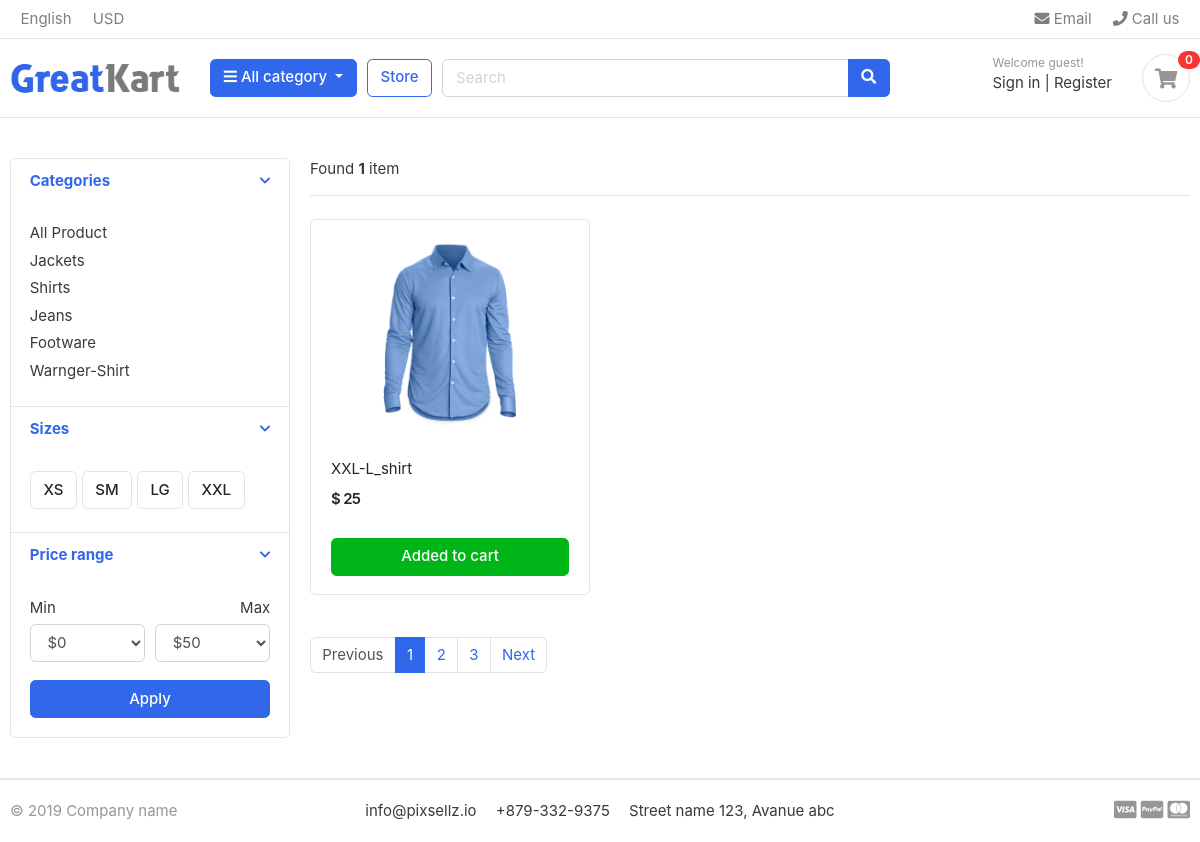
Page /store/shirts/ on the committed database.
### category/models.py (models this page shows, shortened)
class Category(models.Model):
    category_name = models.CharField(max_length=100, unique=True)
    category_slug = models.SlugField(max_length=100, unique=True , auto_created=True) ##nothing but url
    category_description = models.TextField(max_length=300 , blank=True) #blank=True means its not mandatory
    category_img = models.ImageField(upload_to='photos/category/' , blank=True) #blank=True means its not mandatory
    category_created_date = models.DateTimeField(auto_now_add=True)
    category_updated_date = models.DateTimeField(auto_now=True)
    class Meta:
        verbose_name = "category"
        verbose_name_plural = "categories" ##just to make plural form of category in admin panel
    def get_url(self):
        return reverse('products_by_category' , args = [self.category_slug])  ##to make dynamic url for each category

### store/models.py (models this page shows, shortened)
class product(models.Model):
    product_name = models.CharField(max_length=200, unique=True)
    product_slug = models.SlugField(max_length=200, unique=True , help_text="a label for URL config" , auto_created=True) ##nothing but url
    priduct_description = models.TextField(max_length=500, blank=True)
    product_price = models.IntegerField()
    product_image = models.ImageField(upload_to='photos/products')
    product_stock = models.IntegerField()
    is_available  = models.BooleanField(default=True)
    category_fk   = models.ForeignKey(Category, on_delete=models.CASCADE) #Foreign key to link with category table
    product_created_date = models.DateTimeField(auto_now_add=True)
    product_updated_date = models.DateTimeField(auto_now=True)
    def get_url(self):
        return reverse('product_details' , args=[self.category_fk.category_slug , self.product_slug])  ##to make dynamic url for each product

### store/views.py (the view)
# urls.py: path("store/" , include("store.urls")),
def store(request , category_slug=None):
    category = None
    products = None
    if category_slug != None:
        category = get_object_or_404(Category , category_slug=category_slug)
        products = product.objects.filter(category_fk=category , is_available=True)
        product_count = products.count()
    else:
        products = product.objects.all().filter(is_available=True)
        product_count = products.count()
    context = {
        'product': products,
        'products_count': product_count
    }
    return render(request , "store/store.html" , context = context)

### category/context_proccesor.py (called while the page is built)
def list_category(request):
    category_link = Category.objects.all()
    context = {
        'category': category_link
    }
    return context

### templates/store/store.html (shortened to what this page needs)
{% extends 'base.html' %}
{% block content %}
{% load static %}
<section class="section-content padding-y">
    <div class="container">
        <div class="row">
            <aside class="col-md-3">
                <div class="card">
                    <article class="filter-group">
                        <header class="card-header">
                            <a href="#" data-toggle="collapse" data-target="#collapse_1" aria-expanded="true" class="">
                                <i class="icon-control fa fa-chevron-down"></i>
                                <h6 class="title">Categories</h6>
                            </a>
                        </header>
                        <div class="filter-content collapse show" id="collapse_1">
                            <div class="card-body">
                                <ul class="list-menu">
                                    <li><a href="{% url 'store' %}">All Product</a></li>
                                </ul>
                                {% for cat in category %}
                                <ul class="list-menu">
                                    <li><a href="{{ cat.get_url }}">{{cat.category_name}} </a></li>
                                </ul>
                                {% endfor %}
                            </div>
                        </div>
                    </article>
                    <article class="filter-group">
                        <header class="card-header">
                            <a href="#" data-toggle="collapse" data-target="#collapse_4" aria-expanded="true" class="">
                                <i class="icon-control fa fa-chevron-down"></i>
                                <h6 class="title">Sizes </h6>
                            </a>
                        </header>
                        <div class="filter-content collapse show" id="collapse_4">
                            <div class="card-body">
                                <label class="checkbox-btn">
                                    <span class="btn btn-light"> XS </span>
                                </label>
                                <label class="checkbox-btn">
                                    <span class="btn btn-light"> SM </span>
                                </label>
                                <label class="checkbox-btn">
                                    <span class="btn btn-light"> LG </span>
                                </label>
                                <label class="checkbox-btn">
                                    <span class="btn btn-light"> XXL </span>
                                </label>
                            </div>
                        </div>
                    </article>
                    <article class="filter-group">
                        <header class="card-header">
                            <a href="#" data-toggle="collapse" data-target="#collapse_3" aria-expanded="true" class="">
                                <i class="icon-control fa fa-chevron-down"></i>
                                <h6 class="title">Price range </h6>
                            </a>
                        </header>
                        <div class="filter-content collapse show" id="collapse_3">
                            <div class="card-body">
                                <div class="form-row">
                                    <div class="form-group col-md-6">
                                        <label>Min</label>
                                        <select class="mr-2 form-control">
                                            <option value="0">$0</option>
                                        </select>
                                    </div>
                                    <div class="form-group text-right col-md-6">
                                        <label>Max</label>
                                        <select class="mr-2 form-control">
                                            <option value="50">$50</option>
                                        </select>
                                    </div>
                                </div>
                                <button class="btn btn-block btn-primary">Apply</button>
                            </div>
                        </div>
                    </article>
                </div>
            </aside>
            <main class="col-md-9">
                <header class="border-bottom mb-4 pb-3">
                    {% if products_count %}
                    <div class="form-inline">
                        <span class="mr-md-auto">Found <b>{{products_count}}</b> item</span>
                    </div>
                    {% endif %}
                </header>
                <div class="row">
                    {% for p in product %}
                    <div class="col-md-4">
                        <figure class="card card-product-grid">
                            <div class="img-wrap">
                                <a href="{{ pro.get_url }}"> <img src="{{p.product_image.url}}"> </a>
                            </div>
                            <figcaption class="info-wrap">
                                <div class="fix-height">
                                    <a href="{{ p.get_url }}" class="title">{{p.product_name}}</a>
                                    <div class="price-wrap mt-2">
                                        <span class="price">$ {{p.product_price}}</span>
                                    </div>
                                </div>
                                <a href="#" class="btn btn-block btn-success">Added to cart </a>
                            </figcaption>
                        </figure>
                    </div>
                    {% endfor %}
                </div>
                <nav class="mt-4" aria-label="Page navigation sample">
                    <ul class="pagination">
                        <li class="page-item disabled"><a class="page-link" href="#">Previous</a></li>
                        <li class="page-item active"><a class="page-link" href="#">1</a></li>
                        <li class="page-item"><a class="page-link" href="#">2</a></li>
                        <li class="page-item"><a class="page-link" href="#">3</a></li>
                        <li class="page-item"><a class="page-link" href="#">Next</a></li>
                    </ul>
                </nav>
            </main>
        </div>
    </div>
</section>
{% endblock content %}

### static/css/ui.css (style rules this page uses)
html { font-family: "Inter", sans-serif; font-size: 15px; }
.img-wrap { text-align: center; display: block; }
.img-wrap img { max-width: 100%; }
.price-wrap { letter-spacing: -0.7px; }
.padding-y { padding-top: 40px; padding-bottom: 40px; }
figure { margin-bottom: 0; }
article:after, .form-group:after { display: block; clear: both; content: ""; }
.btn-light { background-color: #fff; border-color: #e4e4e4; }
[class*=list-] li:after { visibility: hidden; display: block; content: ""; overflow: hidden; height: 0; clear: both; }
.list-menu { list-style: none; margin: 0; padding-left: 0; }
.list-menu li { margin-bottom: 5px; }
.list-menu a { color: #343a40; }
[class*=card-product] a.title { color: #212529; display: block; }
[class*=card-product] .img-wrap { overflow: hidden; position: relative; }
[class*=card-product] .img-wrap img { height: 100%; max-width: 100%; width: auto; display: inline-block; -o-object-fit: cover; object-fit: cover; }
.card-product-grid { margin-bottom: 20px; }
.card-product-grid .img-wrap { border-radius: 0.2rem 0.2rem 0 0; height: 220px; }
.card-product-grid .info-wrap { overflow: hidden; padding: 18px 20px; }
.card-product-grid .fix-height { height: 80px; overflow: hidden; }
.card .img-wrap { overflow: hidden; }
.price { font-weight: 600; color: #212529; }
.icon-control { margin-top: 5px; float: right; font-size: 80%; }
.card-header .title { margin-bottom: 0; line-height: 1.5; }
.filter-group { border-bottom: 1px solid #e4e4e4; }
.filter-group .card-header { border-bottom: 0; }
.filter-group:last-child { border-bottom: 0; }
.checkbox-btn { position: relative; }

### rows in the picture
Category: category_name "Jackets"
Category: category_name "Shirts"
Category: category_name "Jeans"
Category: category_name "Footware"
Category: category_name "Warnger-Shirt"
product: product_image (picture), product_name "XXL-L_shirt", product_price "25"

### other values in the picture
{{ products_count }} "1"
